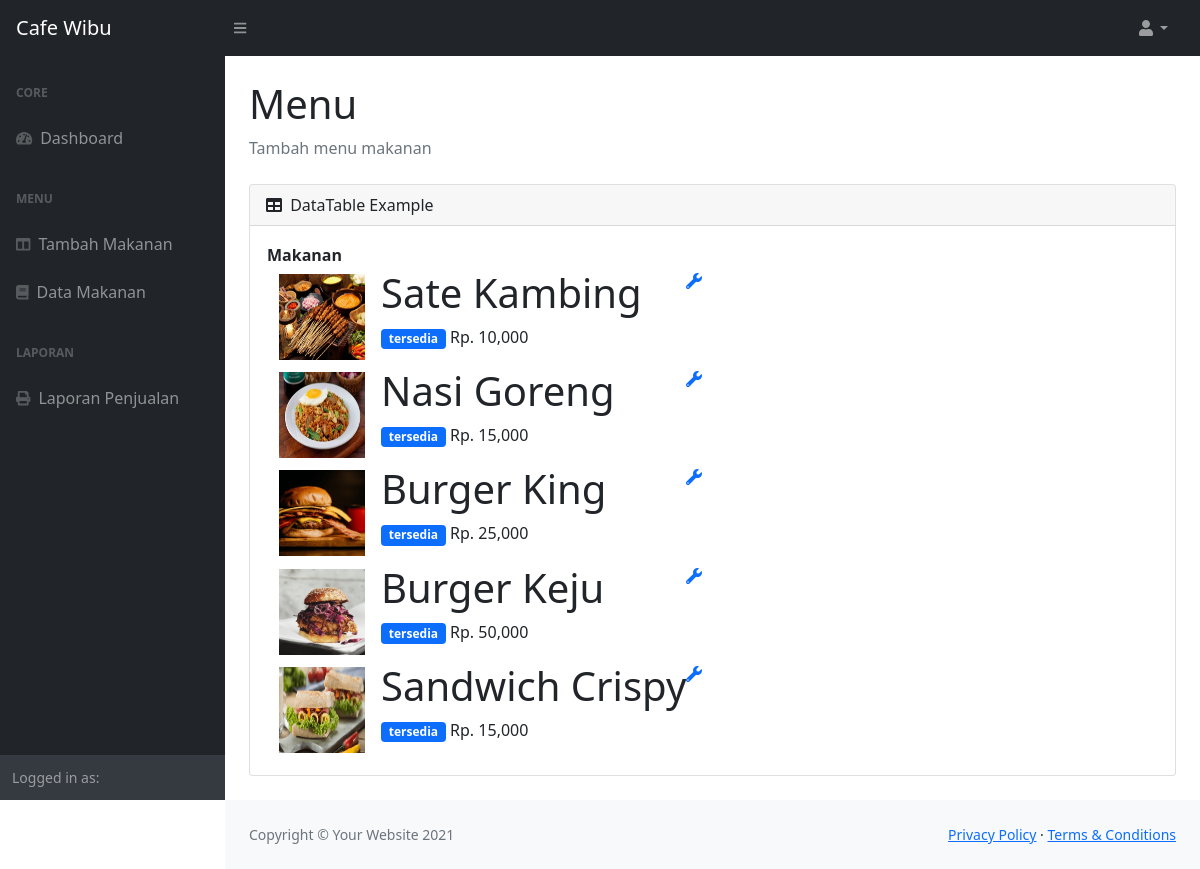
Page /index.php/menu on the committed database.
### tables this page shows
CREATE TABLE `menu` (
  `id` int(11) NOT NULL,
  `nama` varchar(250) NOT NULL,
  `harga` bigint(20) NOT NULL,
  `status` varchar(11) NOT NULL,
  `foto` varchar(255) NOT NULL
);

### application/controllers/Menu.php (called while the page is built, shortened)
<?php
class Menu extends CI_Controller
{
    public function __construct()
    {
        $this->load->library('form_validation');
        $this->load->model('menu_model');
    }
    public function index()
    {
        $data['makanan'] = $this->menu_model->getMakanan();
        $this->load->view('menu/result', $data);
    }
}

### index.php (called while the page is built, shortened)
<?php
require_once BASEPATH.'core/CodeIgniter.php';

### application/models/Menu_model.php (called while the page is built, shortened)
<?php
class Menu_model extends CI_Model
{
    public function getMakanan()
    {
        return $this->db->get('menu')->result();
    }
}

### application/views/menu/result.php (the view)
<?php
$this->load->view('layout/head');
$this->load->view('layout/topbar');
$this->load->view('layout/navbar');
?>
<div class="container-fluid px-4">
    <h1 class="mt-4">Menu</h1>
    <ol class="breadcrumb mb-4">
        <li class="breadcrumb-item active">Tambah menu makanan</li>
    </ol>
    <div class="card mb-4">
        <div class="card-header">
            <i class="fas fa-table me-1"></i>
            DataTable Example
        </div>
        <div class="card-body">
            <table id="datatablesSimple">
                <thead>
                    <tr>
                        <th>Makanan</th>
                    </tr>
                </thead>
                <tbody>
                    <?php foreach ($makanan as $menu) : ?>
                        <tr>
                            <td>
                                <div class="container">
                                    <div class="d-flex align-items-center">
                                        <div class="flex-shrink-0">
                                            <img width="86px" height="86px" src="<?= base_url('assets/foto/' . $menu->foto) ?>">
                                        </div>
                                        <div class="flex-grow-1 ms-3">
                                            <div class="d-flex justify-content-between">
                                                <h1><?= $menu->nama ?></h1>
                                                <a href="<?= base_url('menu/edit/' . $menu->id) ?>"><i class="fa fa-wrench"></i></a>
                                            </div>
                                            <p> <span class="badge bg-primary"><?= $menu->status ?></span> Rp. <?= number_format($menu->harga) ?></p>
                                        </div>
                                    </div>
                                </div>
                            </td>
                        </tr>
                    <?php endforeach; ?>
                </tbody>
            </table>
        </div>
    </div>
</div>
<?php
$this->load->view('layout/footer');
?>

### application/views/layout/head.php (shortened to what this page needs)
<!DOCTYPE html>
<html lang="en">
<head>
    <link href="https://cdn.jsdelivr.net/npm/simple-datatables@latest/dist/style.css" rel="stylesheet" />
    <link href="<?= base_url('assets/sbadmin/') ?>css/styles.css" rel="stylesheet" />
</head>
<body class="sb-nav-fixed">

### application/views/layout/topbar.php (shortened to what this page needs)
<nav class="sb-topnav navbar navbar-expand navbar-dark bg-dark">
    <a class="navbar-brand ps-3" href="index.html">Cafe Wibu</a>
    <button class="btn btn-link btn-sm order-1 order-lg-0 me-4 me-lg-0" id="sidebarToggle" href="#!"><i class="fas fa-bars"></i></button>
    <ul class="navbar-nav ms-auto ms-md-0 me-3 me-lg-4">
        <li class="nav-item dropdown">
            <a class="nav-link dropdown-toggle" id="navbarDropdown" href="#" role="button" data-bs-toggle="dropdown" aria-expanded="false"><i class="fas fa-user fa-fw"></i></a>
        </li>
    </ul>
</nav>

### application/views/layout/navbar.php (shortened to what this page needs)
<div id="layoutSidenav">
    <div id="layoutSidenav_nav">
        <nav class="sb-sidenav accordion sb-sidenav-dark" id="sidenavAccordion">
            <div class="sb-sidenav-menu">
                <div class="nav">
                    <div class="sb-sidenav-menu-heading">Core</div>
                    <a class="nav-link" href="<?= base_url('dashboard') ?>">
                        <div class="sb-nav-link-icon"><i class="fas fa-tachometer-alt"></i></div>
                        Dashboard
                    </a>
                    <div class="sb-sidenav-menu-heading">Menu</div>
                    <a class="nav-link" href="<?= base_url('menu/tambah') ?>">
                        <div class="sb-nav-link-icon"><i class="fas fa-columns"></i></div>
                        Tambah Makanan
                    </a>
                    <a class="nav-link" href="<?= base_url('menu') ?>">
                        <div class="sb-nav-link-icon"><i class="fas fa-book"></i></div>
                        Data Makanan
                    </a>
                    <div class="sb-sidenav-menu-heading">Laporan</div>
                    <a class="nav-link" href="<?= base_url('laporan') ?>">
                        <div class="sb-nav-link-icon"><i class="fa fa-print"></i></div>
                        Laporan Penjualan
                    </a>
                </div>
            </div>
            <div class="sb-sidenav-footer">
                <div class="small">Logged in as:</div>
            </div>
        </nav>
    </div>
    <div id="layoutSidenav_content">
        <main>

### application/views/layout/footer.php (shortened to what this page needs)
</main>
<footer class="py-4 bg-light mt-auto">
    <div class="container-fluid px-4">
        <div class="d-flex align-items-center justify-content-between small">
            <div class="text-muted">Copyright &copy; Your Website 2021</div>
            <div>
                <a href="#">Privacy Policy</a>
                &middot;
                <a href="#">Terms &amp; Conditions</a>
            </div>
        </div>
    </div>
</footer>
</div>
</div>
</body>
</html>

### rows in the picture
menu: foto (picture), nama "Sate Kambing", status "tersedia", harga "10,000"
menu: foto (picture), nama "Nasi Goreng", status "tersedia", harga "15,000"
menu: foto (picture), nama "Burger King", status "tersedia", harga "25,000"
menu: foto (picture), nama "Burger Keju", status "tersedia", harga "50,000"
menu: foto (picture), nama "Sandwich Crispy", status "tersedia", harga "15,000"
